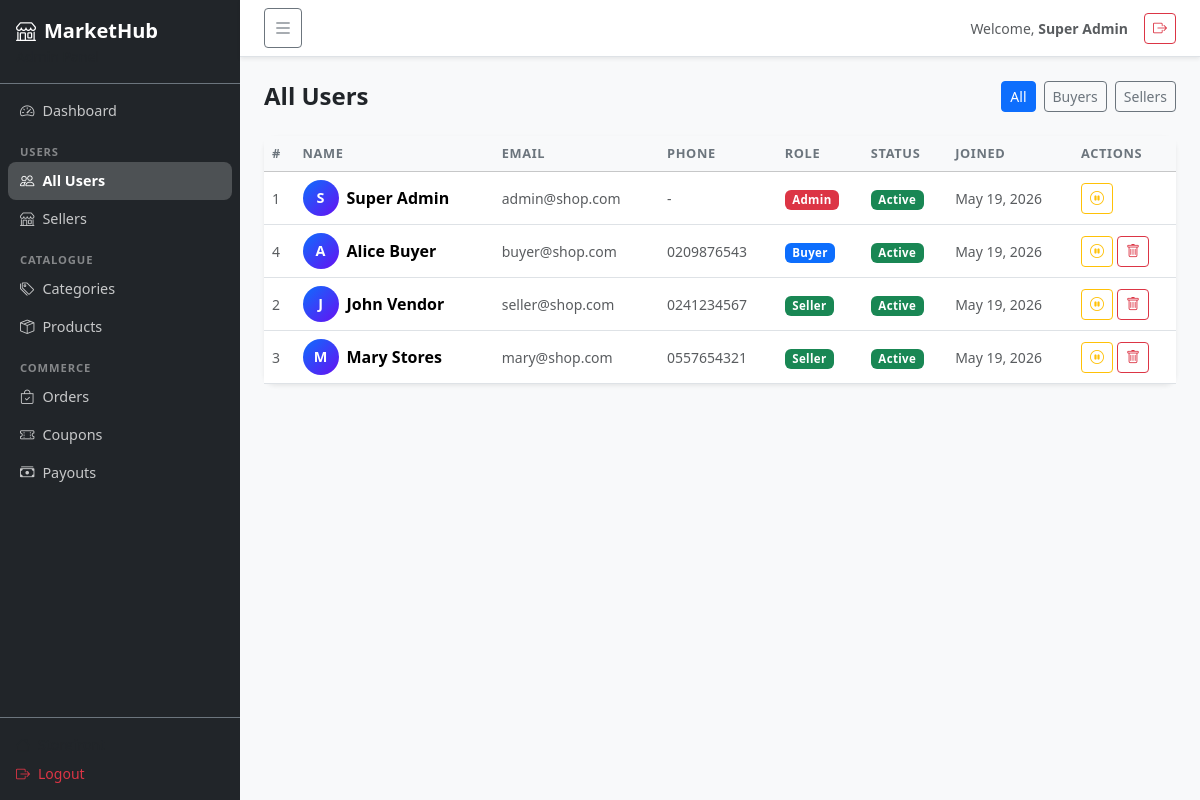
The app's page /index.php?page=admin_users (signed in) with its own data.
### tables this page shows
CREATE TABLE users (
    id INT AUTO_INCREMENT PRIMARY KEY,
    role_id INT NOT NULL,
    name VARCHAR(100) NOT NULL,
    email VARCHAR(150) NOT NULL UNIQUE,
    password VARCHAR(255) NOT NULL,
    phone VARCHAR(20),
    address TEXT,
    avatar VARCHAR(255) DEFAULT 'default.png',
    status ENUM('active','inactive','pending') DEFAULT 'active',
    created_at TIMESTAMP DEFAULT CURRENT_TIMESTAMP,
    FOREIGN KEY (role_id) REFERENCES roles(id)
);

CREATE TABLE roles (
    id INT AUTO_INCREMENT PRIMARY KEY,
    name VARCHAR(50) NOT NULL UNIQUE,
    created_at TIMESTAMP DEFAULT CURRENT_TIMESTAMP
);

### controllers/AdminController.php (called while the page is built, shortened)
<?php
class AdminController {
    private User $userModel;
    public function __construct() {
        $this->userModel     = new User();
    }
    public function users(): void {
        $role  = $_GET['role'] ?? null;
        $users = $this->userModel->getAll($role);
        require_once __DIR__ . '/../views/admin/users.php';
    }
}

### config/helpers.php (called while the page is built, shortened)
<?php
function e(mixed $val): string {
    return htmlspecialchars((string)$val, ENT_QUOTES, 'UTF-8');
}
function currentUserId(): ?int {
    return $_SESSION['user_id'] ?? null;
}

### config/Database.php (called while the page is built)
<?php
class Database {
    private static ?PDO $instance = null;
    public static function connect(): PDO {
        if (self::$instance === null) {
            $dsn = "mysql:host=" . DB_HOST . ";dbname=" . DB_NAME . ";charset=" . DB_CHARSET;
            $options = [
                PDO::ATTR_ERRMODE            => PDO::ERRMODE_EXCEPTION,
                PDO::ATTR_DEFAULT_FETCH_MODE => PDO::FETCH_ASSOC,
                PDO::ATTR_EMULATE_PREPARES   => false,
            ];
            try {
                self::$instance = new PDO($dsn, DB_USER, DB_PASS, $options);
            } catch (PDOException $e) {
                die('<div style="padding:20px;font-family:sans-serif;color:red;"><h3>Database Connection Failed</h3><p>' . htmlspecialchars($e->getMessage()) . '</p></div>');
            }
        }
        return self::$instance;
    }
}

### models/User.php (called while the page is built, shortened)
<?php
class User {
    private PDO $db;
    public function __construct() {
        $this->db = Database::connect();
    }
    public function getAll(string $role = null, int $limit = 50, int $offset = 0): array {
        $sql = "SELECT u.*, r.name AS role_name FROM users u JOIN roles r ON u.role_id = r.id";
        $params = [];
        $sql .= " ORDER BY u.created_at DESC LIMIT " . (int)$limit . " OFFSET " . (int)$offset;
        $stmt = $this->db->prepare($sql);
        $stmt->execute($params);
        return $stmt->fetchAll();
    }
}

### views/admin/users.php (the view, shortened to what this page needs)
<?php $pageTitle = 'Manage Users'; $activePage = 'users'; require_once __DIR__ . '/../partials/admin_header.php'; ?>
<div class="d-flex justify-content-between align-items-center mb-4">
    <h4 class="fw-bold mb-0">All Users</h4>
    <div class="d-flex gap-2">
        <?php foreach (['','buyer','seller'] as $r): ?>
        <a href="<?= BASE_URL ?>index.php?page=admin_users<?= $r ? '&role='.$r : '' ?>"
           class="btn btn-sm <?= (($_GET['role'] ?? '') === $r) ? 'btn-primary' : 'btn-outline-secondary' ?>">
            <?= $r ? ucfirst($r) . 's' : 'All' ?>
        </a>
        <?php endforeach; ?>
    </div>
</div>
<div class="card border-0 shadow-sm">
    <div class="card-body p-0">
        <div class="table-responsive">
            <table class="table table-hover align-middle mb-0" id="usersTable">
                <thead class="table-light">
                    <tr>
                        <th>#</th>
                        <th>Name</th>
                        <th>Email</th>
                        <th>Phone</th>
                        <th>Role</th>
                        <th>Status</th>
                        <th>Joined</th>
                        <th>Actions</th>
                    </tr>
                </thead>
                <tbody>
                    <?php foreach ($users as $u): ?>
                    <tr>
                        <td class="text-muted small"><?= $u['id'] ?></td>
                        <td>
                            <div class="d-flex align-items-center gap-2">
                                <div class="avatar-circle"><?= strtoupper(substr($u['name'],0,1)) ?></div>
                                <span class="fw-semibold"><?= e($u['name']) ?></span>
                            </div>
                        </td>
                        <td class="text-muted small"><?= e($u['email']) ?></td>
                        <td class="text-muted small"><?= e($u['phone'] ?? '-') ?></td>
                        <td>
                            <?php $rc = match($u['role_name']) {'admin'=>'danger','seller'=>'success',default=>'primary'}; ?>
                            <span class="badge bg-<?= $rc ?>"><?= ucfirst($u['role_name']) ?></span>
                        </td>
                        <td>
                            <span class="badge <?= $u['status']==='active'?'bg-success':'bg-secondary' ?>">
                                <?= ucfirst($u['status']) ?>
                            </span>
                        </td>
                        <td class="text-muted small"><?= date('M j, Y', strtotime($u['created_at'])) ?></td>
                        <td>
                            <div class="d-flex gap-1">
                                <a href="<?= BASE_URL ?>index.php?page=toggle_user_status&id=<?= $u['id'] ?>"
                                   class="btn btn-sm <?= $u['status']==='active'?'btn-outline-warning':'btn-outline-success' ?>"
                                   title="<?= $u['status']==='active'?'Deactivate':'Activate' ?>">
                                    <i class="bi bi-<?= $u['status']==='active'?'pause':'play' ?>-circle"></i>
                                </a>
                                <?php if ($u['id'] !== currentUserId()): ?>
                                <a href="<?= BASE_URL ?>index.php?page=delete_user&id=<?= $u['id'] ?>"
                                   class="btn btn-sm btn-outline-danger"
                                   onclick="return confirm('Delete this user permanently?')" title="Delete">
                                    <i class="bi bi-trash"></i>
                                </a>
                                <?php endif; ?>
                            </div>
                        </td>
                    </tr>
                    <?php endforeach; ?>
                </tbody>
            </table>
        </div>
    </div>
</div>
<?php require_once __DIR__ . '/../partials/admin_footer.php'; ?>

### index.php (shortened to what this page needs)
<?php
require_once __DIR__ . '/config/Database.php';
require_once __DIR__ . '/config/helpers.php';
$page = $_GET['page'] ?? 'home';
switch ($page) {
    case 'admin_users':           (new AdminController())->users();            break;
}

### views/partials/admin_header.php (shortened to what this page needs)
<!DOCTYPE html>
<html lang="en">
<head>
    <link rel="stylesheet" href="https://cdn.jsdelivr.net/npm/bootstrap@5.3.2/dist/css/bootstrap.min.css">
    <link rel="stylesheet" href="https://cdn.jsdelivr.net/npm/bootstrap-icons@1.11.3/font/bootstrap-icons.min.css">
    <link rel="stylesheet" href="<?= BASE_URL ?>assets/css/style.css">
</head>
<body class="bg-light">
<div class="d-flex" id="adminWrapper">
    <nav id="sidebar" class="sidebar bg-dark text-white d-flex flex-column">
        <div class="sidebar-brand p-3 border-bottom border-secondary">
            <a href="<?= BASE_URL ?>index.php?page=admin_dashboard" class="text-white text-decoration-none fw-bold fs-5">
                <i class="bi bi-shop me-2"></i>MarketHub
            </a>
            <div class="small text-muted">Admin Panel</div>
        </div>
        <ul class="nav flex-column p-2 flex-grow-1 overflow-auto">
            <li class="nav-item">
                <a class="nav-link sidebar-link <?= ($activePage??'')==='dashboard'?'active':'' ?>" href="<?= BASE_URL ?>index.php?page=admin_dashboard">
                    <i class="bi bi-speedometer2 me-2"></i>Dashboard
                </a>
            </li>
            <li class="sidebar-section-title">Users</li>
            <li><a class="nav-link sidebar-link <?= ($activePage??'')==='users'?'active':'' ?>" href="<?= BASE_URL ?>index.php?page=admin_users"><i class="bi bi-people me-2"></i>All Users</a></li>
            <li><a class="nav-link sidebar-link <?= ($activePage??'')==='sellers'?'active':'' ?>" href="<?= BASE_URL ?>index.php?page=admin_sellers"><i class="bi bi-shop me-2"></i>Sellers</a></li>
            <li class="sidebar-section-title">Catalogue</li>
            <li><a class="nav-link sidebar-link <?= ($activePage??'')==='categories'?'active':'' ?>" href="<?= BASE_URL ?>index.php?page=admin_categories"><i class="bi bi-tags me-2"></i>Categories</a></li>
            <li><a class="nav-link sidebar-link <?= ($activePage??'')==='products'?'active':'' ?>" href="<?= BASE_URL ?>index.php?page=admin_products"><i class="bi bi-box-seam me-2"></i>Products</a></li>
            <li class="sidebar-section-title">Commerce</li>
            <li><a class="nav-link sidebar-link <?= ($activePage??'')==='orders'?'active':'' ?>" href="<?= BASE_URL ?>index.php?page=admin_orders"><i class="bi bi-bag-check me-2"></i>Orders</a></li>
            <li><a class="nav-link sidebar-link <?= ($activePage??'')==='coupons'?'active':'' ?>" href="<?= BASE_URL ?>index.php?page=admin_coupons"><i class="bi bi-ticket-perforated me-2"></i>Coupons</a></li>
            <li><a class="nav-link sidebar-link <?= ($activePage??'')==='payouts'?'active':'' ?>" href="<?= BASE_URL ?>index.php?page=admin_payouts"><i class="bi bi-cash-stack me-2"></i>Payouts</a></li>
        </ul>
        <div class="p-3 border-top border-secondary small">
            <a href="<?= BASE_URL ?>index.php" class="text-muted text-decoration-none d-block mb-2"><i class="bi bi-house me-2"></i>Storefront</a>
            <a href="<?= BASE_URL ?>index.php?page=logout" class="text-danger text-decoration-none"><i class="bi bi-box-arrow-right me-2"></i>Logout</a>
        </div>
    </nav>
    <div class="flex-grow-1 d-flex flex-column min-vh-100" id="adminContent">
        <div class="bg-white border-bottom px-4 py-2 d-flex align-items-center justify-content-between sticky-top shadow-sm">
            <button class="btn btn-sm btn-outline-secondary" id="sidebarToggle"><i class="bi bi-list fs-5"></i></button>
            <div class="d-flex align-items-center gap-3">
                <span class="text-muted small">Welcome, <strong><?= e($_SESSION['user_name'] ?? 'Admin') ?></strong></span>
                <a href="<?= BASE_URL ?>index.php?page=logout" class="btn btn-sm btn-outline-danger"><i class="bi bi-box-arrow-right"></i></a>
            </div>
        </div>
        <div class="p-4 flex-grow-1">

### views/partials/admin_footer.php (shortened to what this page needs)
        </div>
    </div>
</div>
</body>
</html>

### assets/css/style.css (style rules this page uses)
:root { --primary: #0d6efd; --sidebar-w: 240px; }
body { font-family: 'Segoe UI', system-ui, -apple-system, sans-serif; background-color: #f8f9fa; color: #212529; }
a { color: var(--primary); }
#adminWrapper { min-height: 100vh; }
.sidebar { width: var(--sidebar-w); min-height: 100vh; flex-shrink: 0; transition: width 0.25s ease, transform 0.25s ease; position: sticky; top: 0; overflow: hidden; }
.sidebar-link { color: rgba(255,255,255,.75); border-radius: 8px; padding: 8px 12px; font-size: .9rem; transition: background .15s, color .15s; display: flex; align-items: center; }
.sidebar-link.active { background: rgba(255,255,255,.2); color: #fff; font-weight: 600; }
.sidebar-section-title { list-style: none; padding: 6px 12px 2px; font-size: .7rem; text-transform: uppercase; letter-spacing: .08em; color: rgba(255,255,255,.45); font-weight: 700; margin-top: 8px; }
#adminContent { min-width: 0; width: calc(100% - var(--sidebar-w)); transition: width 0.25s ease; }
.avatar-circle { width: 36px; height: 36px; border-radius: 50%; background: linear-gradient(135deg, var(--primary), #6610f2); color: #fff; font-weight: 700; font-size: .9rem; display: flex; align-items: center; justify-content: center; flex-shrink: 0; }
.table th { font-size: .8rem; text-transform: uppercase; letter-spacing: .05em; color: #6c757d; font-weight: 700; white-space: nowrap; }
.badge { font-weight: 600; font-size: .72rem; letter-spacing: .03em; }
.card { border-radius: 12px; }

### records on screen
users: id "1", name "S", name "Super Admin", email "admin@shop.com", phone "-", role.name "Admin", status "Active", created_at "May 19, 2026"
users: id "4", name "A", name "Alice Buyer", email "buyer@shop.com", phone "0209876543", role.name "Buyer", status "Active", created_at "May 19, 2026"
users: id "2", name "J", name "John Vendor", email "seller@shop.com", phone "0241234567", role.name "Seller", status "Active", created_at "May 19, 2026"
users: id "3", name "M", name "Mary Stores", email "mary@shop.com", phone "0557654321", role.name "Seller", status "Active", created_at "May 19, 2026"

### other values on screen
$_SESSION['user_name'] "Super Admin"
$r "Buyer"
$r "Seller"
